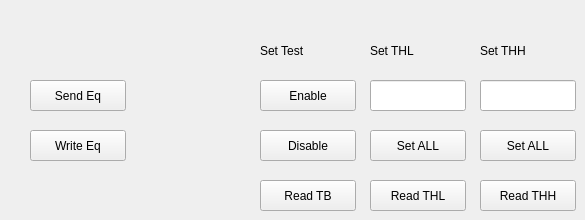
    <widget class="QWidget" name="Equalization">
     <attribute name="title">
      <string>Equalization</string>
     </attribute>
     <widget class="QPushButton" name="Send_Eq">
      <property name="geometry">
       <rect>
        <x>30</x>
        <y>80</y>
        <width>96</width>
        <height>31</height>
       </rect>
      </property>
      <property name="text">
       <string>Send Eq</string>
      </property>
     </widget>
     <widget class="QPushButton" name="Read_THL">
      <property name="geometry">
       <rect>
        <x>370</x>
        <y>180</y>
        <width>96</width>
        <height>31</height>
       </rect>
      </property>
      <property name="text">
       <string>Read THL</string>
      </property>
     </widget>
     <widget class="QPushButton" name="Read_THH">
      <property name="geometry">
       <rect>
        <x>480</x>
        <y>180</y>
        <width>96</width>
        <height>31</height>
       </rect>
      </property>
      <property name="text">
       <string>Read THH</string>
      </property>
     </widget>
     <widget class="QPushButton" name="Test_Bit_Disable">
      <property name="geometry">
       <rect>
        <x>260</x>
        <y>130</y>
        <width>96</width>
        <height>31</height>
       </rect>
      </property>
      <property name="text">
       <string>Disable</string>
      </property>
     </widget>
     <widget class="QPushButton" name="Write_Eq">
      <property name="geometry">
       <rect>
        <x>30</x>
        <y>130</y>
        <width>96</width>
        <height>31</height>
       </rect>
      </property>
      <property name="text">
       <string>Write Eq</string>
      </property>
     </widget>
     <widget class="QLabel" name="Test_Bit">
      <property name="geometry">
       <rect>
        <x>260</x>
        <y>40</y>
        <width>91</width>
        <height>21</height>
       </rect>
      </property>
      <property name="text">
       <string>Set Test</string>
      </property>
     </widget>
     <widget class="QPushButton" name="Test_Bit_Enable">
      <property name="geometry">
       <rect>
        <x>260</x>
        <y>80</y>
        <width>96</width>
        <height>31</height>
       </rect>
      </property>
      <property name="text">
       <string>Enable</string>
      </property>
     </widget>
     <widget class="QPushButton" name="Read_Test">
      <property name="geometry">
       <rect>
        <x>260</x>
        <y>180</y>
        <width>96</width>
        <height>31</height>
       </rect>
      </property>
      <property name="text">
       <string>Read TB</string>
      </property>
     </widget>
     <widget class="QLabel" name="Set_THL">
      <property name="geometry">
       <rect>
        <x>370</x>
        <y>40</y>
        <width>91</width>
        <height>21</height>
       </rect>
      </property>
      <property name="text">
       <string>Set THL</string>
      </property>
     </widget>
     <widget class="QPushButton" name="Set_THL_All">
      <property name="geometry">
       <rect>
        <x>370</x>
        <y>130</y>
        <width>96</width>
        <height>31</height>
       </rect>
      </property>
      <property name="text">
       <string>Set ALL</string>
      </property>
     </widget>
     <widget class="QLineEdit" name="THL_Input">
      <property name="geometry">
       <rect>
        <x>370</x>
        <y>80</y>
        <width>96</width>
        <height>31</height>
       </rect>
      </property>
      <property name="palette">
       <palette>
        <active>
         <colorrole role="Text">
          <brush brushstyle="SolidPattern">
           <color alpha="255">
            <red>255</red>
            <green>0</green>
            <blue>0</blue>
           </color>
          </brush>
         </colorrole>
        </active>
        <inactive>
         <colorrole role="Text">
          <brush brushstyle="SolidPattern">
           <color alpha="255">
            <red>255</red>
            <green>0</green>
            <blue>0</blue>
           </color>
          </brush>
         </colorrole>
        </inactive>
        <disabled>
         <colorrole role="Text">
          <brush brushstyle="SolidPattern">
           <color alpha="255">
            <red>159</red>
            <green>158</green>
            <blue>158</blue>
           </color>
          </brush>
         </colorrole>
        </disabled>
       </palette>
      </property>
      <property name="mouseTracking">
       <bool>false</bool>
      </property>
      <property name="acceptDrops">
       <bool>false</bool>
      </property>
      <property name="text">
       <string/>
      </property>
      <property name="maxLength">
       <number>3</number>
      </property>
     </widget>
     <widget class="QLabel" name="Set_THL_3">
      <property name="geometry">
       <rect>
        <x>480</x>
        <y>40</y>
        <width>91</width>
        <height>21</height>
       </rect>
      </property>
      <property name="text">
       <string>Set THH</string>
      </property>
     </widget>
     <widget class="QLineEdit" name="THH_Input">
      <property name="geometry">
       <rect>
        <x>480</x>
        <y>80</y>
        <width>96</width>
        <height>31</height>
       </rect>
      </property>
      <property name="palette">
       <palette>
        <active>
         <colorrole role="Text">
          <brush brushstyle="SolidPattern">
           <color alpha="255">
            <red>255</red>
            <green>0</green>
            <blue>0</blue>
           </color>
          </brush>
         </colorrole>
        </active>
        <inactive>
         <colorrole role="Text">
          <brush brushstyle="SolidPattern">
           <color alpha="255">
            <red>255</red>
            <green>0</green>
            <blue>0</blue>
           </color>
          </brush>
         </colorrole>
        </inactive>
        <disabled>
         <colorrole role="Text">
          <brush brushstyle="SolidPattern">
           <color alpha="255">
            <red>159</red>
            <green>158</green>
            <blue>158</blue>
           </color>
          </brush>
         </colorrole>
        </disabled>
       </palette>
      </property>
      <property name="mouseTracking">
       <bool>false</bool>
      </property>
      <property name="acceptDrops">
       <bool>false</bool>
      </property>
      <property name="text">
       <string/>
      </property>
      <property name="maxLength">
       <number>3</number>
      </property>
     </widget>
     <widget class="QPushButton" name="Set_THH_All">
      <property name="geometry">
       <rect>
        <x>480</x>
        <y>130</y>
        <width>96</width>
        <height>31</height>
       </rect>
      </property>
      <property name="text">
       <string>Set ALL</string>
      </property>
     </widget>
    </widget>
